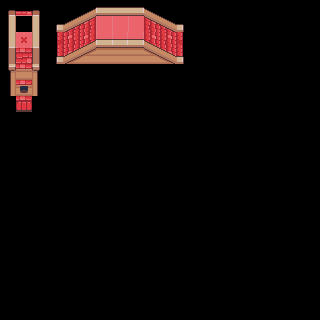

The image is a tile-based game level rendered from a .tmx file. Its description and source (layers, tilesets, objects; grid data summarised) follow:
An orthogonal 20x20 tile map with 16x16 px tiles, 1 tile layer (houses_test), 9 hidden layers not drawn, 3 tilesets.

<map version="1.10" tiledversion="1.10.1" orientation="orthogonal" renderorder="right-down" width="20" height="20" tilewidth="16" tileheight="16" infinite="0" nextlayerid="14" nextobjectid="1">
 <tileset firstgid="1" source="spr_tileset_sunnysideworld_16px.tsx" />
 <tileset firstgid="4097" source="tilesets/tileset-v1.tsx" />
 <tileset firstgid="4497" source="tilesets/houses_v1.tsx" />
 <group id="7" name="tileset-v1" visible="0">
  <layer id="2" name="palette" width="20" height="20">
   <data>[400 cells, 8 non-empty, 8 distinct tile ids]</data>
  </layer>
  <layer id="1" name="base_tiles" width="20" height="20">
   <data>[400 cells, 210 non-empty, 158 distinct tile ids]</data>
  </layer>
  <layer id="4" name="random_tiles" width="20" height="20">
   <data>[400 cells, 34 non-empty, 34 distinct tile ids]</data>
  </layer>
  <layer id="5" name="fences" width="20" height="20">
   <data>[400 cells, 52 non-empty, 47 distinct tile ids]</data>
  </layer>
 </group>
 <layer id="12" name="grass grid" width="20" height="20" visible="0">
  <data>[400 cells, 400 non-empty, 2 distinct tile ids]</data>
 </layer>
 <layer id="11" name="terrain" width="20" height="20" visible="0">
  <data>[400 cells, 118 non-empty, 47 distinct tile ids]</data>
 </layer>
 <group id="10" name="houses">
  <layer id="8" name="base_houses" width="20" height="20" visible="0">
   <data>[400 cells, 176 non-empty, 174 distinct tile ids]</data>
  </layer>
  <layer id="6" name="houses" width="20" height="20" visible="0">
   <data>[400 cells, 106 non-empty, 48 distinct tile ids]</data>
  </layer>
  <layer id="9" name="houses_deco" width="20" height="20" visible="0">
   <data>[400 cells, 21 non-empty, 16 distinct tile ids]</data>
  </layer>
  <layer id="13" name="houses_test" width="20" height="20">
   <data>[400 cells, 52 non-empty, 48 distinct tile ids]</data>
  </layer>
 </group>
</map>
